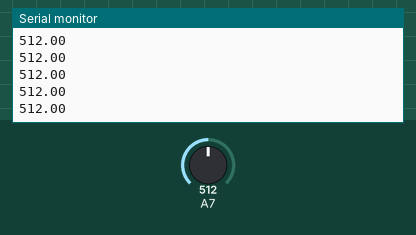
A sketch run on a simulated Arduino Nano, built with avr-gcc and run on an emulated ATmega328P. On the bench: the last lines printed to the serial monitor. The test bench sets the inputs (shaded band); at power-on: A7 = 512.

Above: at 1.2 s.
1.3 s: A7 set to 716
At 1.33 s:
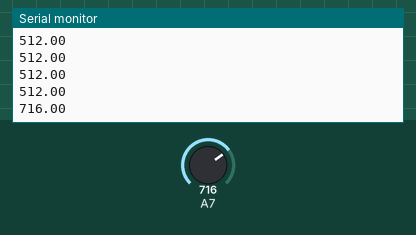
2.8 s: A7 set to 900
At 2.8 s:
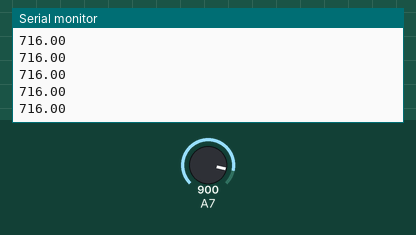
Timing chart, 0 to 5.8 s (numbered marks = the images above; inputs shaded):
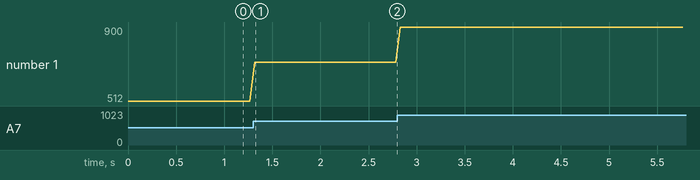

Measured:
- after the input at 1.3 s, the serial monitor: prints a new line at once (image 1)
- plotted number 1: 512 → 716 after the input at 1.3 s, 716 → 900 after the input at 2.8 s

The sketch:

sketch_mar03a.ino
```cpp
void setup() {
  pinMode(A7, INPUT);
  Serial.begin(9600);

}

void loop() {
  double a = analogRead(A7);
  Serial.println(a);
  delay(50);

}
```
